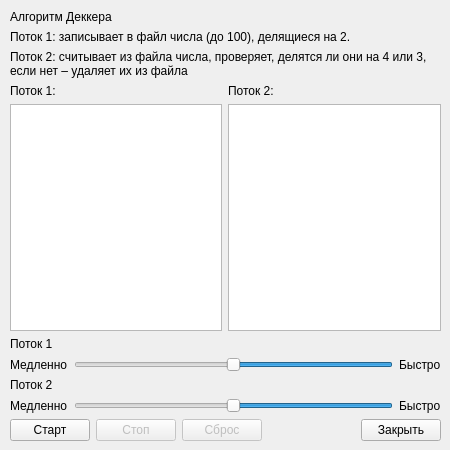
<?xml version="1.0" encoding="UTF-8"?>
<ui version="4.0">
 <class>Widget</class>
 <widget class="QWidget" name="Widget">
  <property name="geometry">
   <rect>
    <x>0</x>
    <y>0</y>
    <width>450</width>
    <height>450</height>
   </rect>
  </property>
  <property name="minimumSize">
   <size>
    <width>450</width>
    <height>450</height>
   </size>
  </property>
  <property name="maximumSize">
   <size>
    <width>450</width>
    <height>450</height>
   </size>
  </property>
  <property name="windowTitle">
   <string>Task1</string>
  </property>
  <widget class="QWidget" name="verticalLayoutWidget">
   <property name="geometry">
    <rect>
     <x>10</x>
     <y>10</y>
     <width>431</width>
     <height>431</height>
    </rect>
   </property>
   <layout class="QVBoxLayout" name="verticalLayout">
    <item>
     <widget class="QLabel" name="label_10">
      <property name="text">
       <string>Алгоритм Деккера</string>
      </property>
     </widget>
    </item>
    <item>
     <widget class="QLabel" name="label_3">
      <property name="text">
       <string>Поток 1: записывает в файл числа (до 100), делящиеся на 2.</string>
      </property>
      <property name="textFormat">
       <enum>Qt::AutoText</enum>
      </property>
      <property name="scaledContents">
       <bool>false</bool>
      </property>
      <property name="wordWrap">
       <bool>true</bool>
      </property>
     </widget>
    </item>
    <item>
     <widget class="QLabel" name="label_4">
      <property name="maximumSize">
       <size>
        <width>430</width>
        <height>16777215</height>
       </size>
      </property>
      <property name="text">
       <string>Поток 2: считывает из файла числа, проверяет, делятся ли они на 4 или 3, если нет – удаляет их из файла</string>
      </property>
      <property name="wordWrap">
       <bool>true</bool>
      </property>
     </widget>
    </item>
    <item>
     <layout class="QHBoxLayout" name="horizontalLayout_3">
      <item>
       <layout class="QVBoxLayout" name="verticalLayout_3">
        <item>
         <widget class="QLabel" name="label">
          <property name="text">
           <string>Поток 1:</string>
          </property>
         </widget>
        </item>
        <item>
         <widget class="QTextEdit" name="textEdit">
          <property name="enabled">
           <bool>true</bool>
          </property>
          <property name="readOnly">
           <bool>true</bool>
          </property>
         </widget>
        </item>
       </layout>
      </item>
      <item>
       <layout class="QVBoxLayout" name="verticalLayout_4">
        <item>
         <widget class="QLabel" name="label_11">
          <property name="text">
           <string>Поток 2:</string>
          </property>
         </widget>
        </item>
        <item>
         <widget class="QTextEdit" name="textEdit_2">
          <property name="enabled">
           <bool>true</bool>
          </property>
          <property name="readOnly">
           <bool>true</bool>
          </property>
         </widget>
        </item>
       </layout>
      </item>
     </layout>
    </item>
    <item>
     <layout class="QVBoxLayout" name="verticalLayout_2">
      <item>
       <widget class="QLabel" name="label_2">
        <property name="text">
         <string>Поток 1</string>
        </property>
       </widget>
      </item>
      <item>
       <layout class="QHBoxLayout" name="horizontalLayout_2">
        <item>
         <widget class="QLabel" name="label_5">
          <property name="text">
           <string>Медленно</string>
          </property>
         </widget>
        </item>
        <item>
         <widget class="QSlider" name="slider1">
          <property name="acceptDrops">
           <bool>false</bool>
          </property>
          <property name="styleSheet">
           <string notr="true"/>
          </property>
          <property name="minimum">
           <number>10</number>
          </property>
          <property name="maximum">
           <number>100</number>
          </property>
          <property name="singleStep">
           <number>1</number>
          </property>
          <property name="pageStep">
           <number>1</number>
          </property>
          <property name="value">
           <number>55</number>
          </property>
          <property name="sliderPosition">
           <number>55</number>
          </property>
          <property name="tracking">
           <bool>true</bool>
          </property>
          <property name="orientation">
           <enum>Qt::Horizontal</enum>
          </property>
          <property name="invertedAppearance">
           <bool>true</bool>
          </property>
          <property name="invertedControls">
           <bool>false</bool>
          </property>
         </widget>
        </item>
        <item>
         <widget class="QLabel" name="label_6">
          <property name="text">
           <string>Быстро</string>
          </property>
         </widget>
        </item>
       </layout>
      </item>
      <item>
       <widget class="QLabel" name="label_7">
        <property name="text">
         <string>Поток 2</string>
        </property>
       </widget>
      </item>
      <item>
       <layout class="QHBoxLayout" name="horizontalLayout_4">
        <item>
         <widget class="QLabel" name="label_8">
          <property name="text">
           <string>Медленно</string>
          </property>
         </widget>
        </item>
        <item>
         <widget class="QSlider" name="slider2">
          <property name="minimum">
           <number>10</number>
          </property>
          <property name="maximum">
           <number>100</number>
          </property>
          <property name="pageStep">
           <number>1</number>
          </property>
          <property name="value">
           <number>55</number>
          </property>
          <property name="orientation">
           <enum>Qt::Horizontal</enum>
          </property>
          <property name="invertedAppearance">
           <bool>true</bool>
          </property>
         </widget>
        </item>
        <item>
         <widget class="QLabel" name="label_9">
          <property name="text">
           <string>Быстро</string>
          </property>
         </widget>
        </item>
       </layout>
      </item>
     </layout>
    </item>
    <item>
     <layout class="QHBoxLayout" name="horizontalLayout">
      <item>
       <widget class="QPushButton" name="pushButton">
        <property name="text">
         <string>Старт</string>
        </property>
       </widget>
      </item>
      <item>
       <widget class="QPushButton" name="pushButton_2">
        <property name="enabled">
         <bool>false</bool>
        </property>
        <property name="text">
         <string>Стоп</string>
        </property>
       </widget>
      </item>
      <item>
       <widget class="QPushButton" name="pushButton_4">
        <property name="enabled">
         <bool>false</bool>
        </property>
        <property name="text">
         <string>Сброс</string>
        </property>
       </widget>
      </item>
      <item>
       <spacer name="horizontalSpacer">
        <property name="orientation">
         <enum>Qt::Horizontal</enum>
        </property>
        <property name="sizeHint" stdset="0">
         <size>
          <width>40</width>
          <height>20</height>
         </size>
        </property>
       </spacer>
      </item>
      <item>
       <widget class="QPushButton" name="pushButton_3">
        <property name="text">
         <string>Закрыть</string>
        </property>
       </widget>
      </item>
     </layout>
    </item>
   </layout>
  </widget>
 </widget>
 <resources/>
 <connections/>
</ui>
